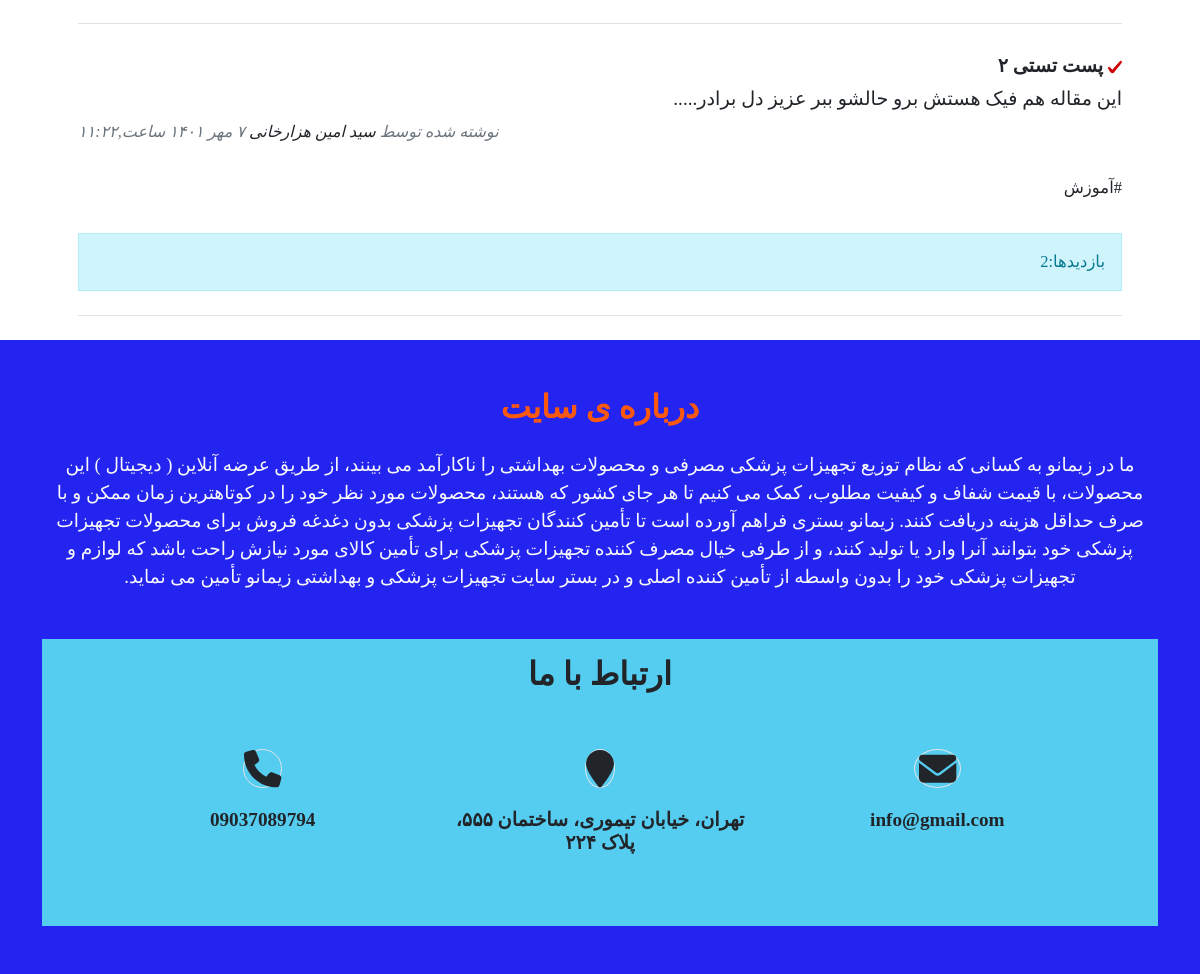
Page /author/Amin (lower part) on the earlier database version.
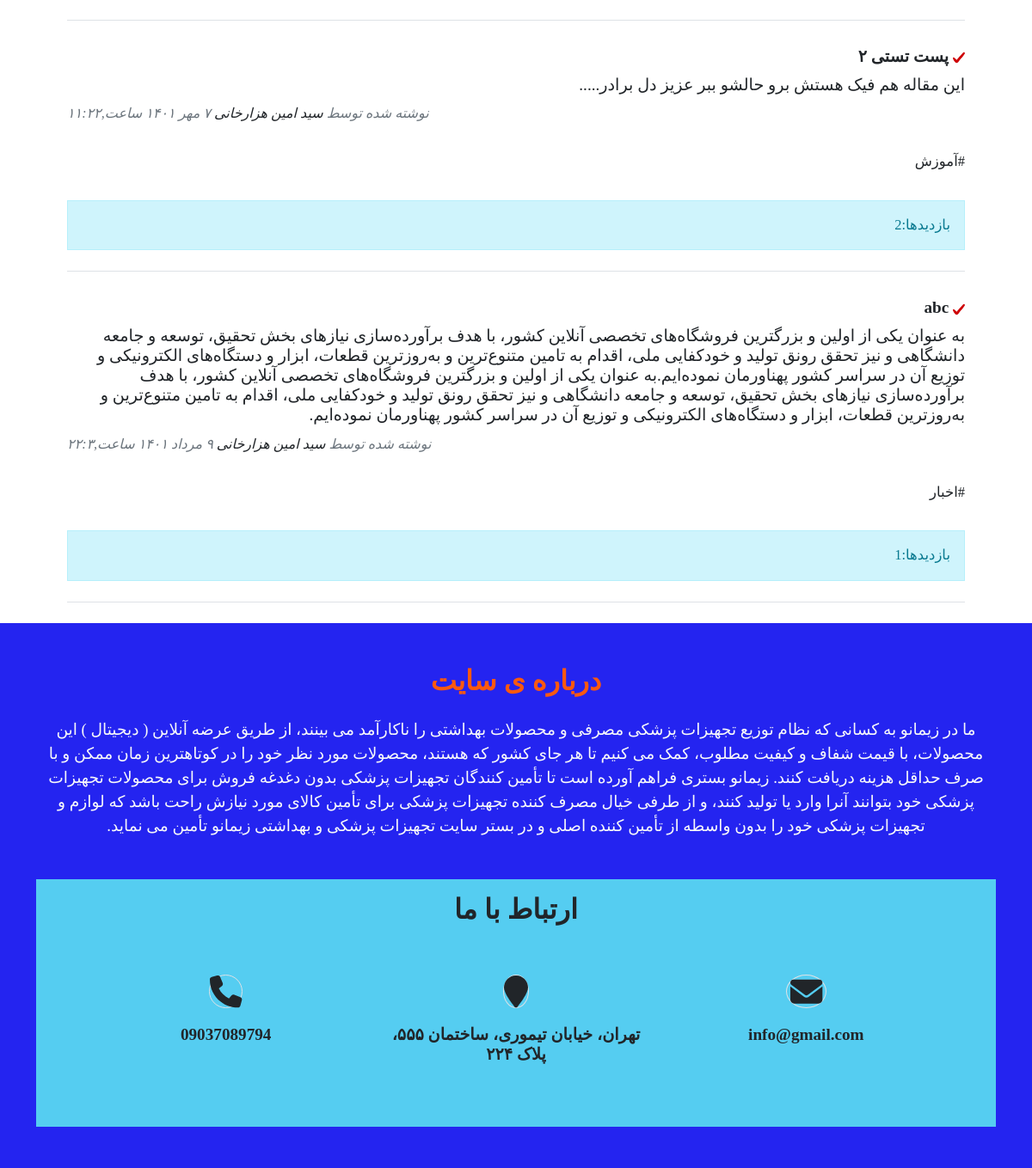
Same page on the later database version.
### blog/models.py (models this page shows, shortened)
class Article(models.Model):
    STATUS_CHOICES=(
        ('d', 'پیش نویس'),        # draft
        ('p', 'منتشرشده'),        # publish
        ('i', 'در حال بررسی'),    # investigation
        ('b', 'برگشت داده شده'),   # back
    )
    author = models.ForeignKey(User, null=True, on_delete=models.SET_NULL, related_name='articles', verbose_name="نویسنده")
    title=models.CharField(max_length=200, verbose_name='عنوان پست')
    slug=models.SlugField(max_length=100, unique=True,verbose_name='آدرس پست')
    category=models.ManyToManyField(Category, verbose_name="دسته بندی", related_name="articles")
    description=models.TextField(verbose_name='محتوا')
    thumbnail=models.ImageField(upload_to="images",verbose_name='تصویر پست')
    publish=models.DateTimeField(default=timezone.now,verbose_name='زمان انتشار')
    created=models.DateTimeField(auto_now_add=True)
    updated=models.DateTimeField(auto_now=True)
    is_special=models.BooleanField(default=False,verbose_name='پست ویژه')
    status=models.CharField(max_length=1, choices=STATUS_CHOICES,verbose_name='وضعیت')
    hits = models.ManyToManyField(IPAddress, through= "ArticleHit" ,blank=True, related_name="hits", verbose_name="بازدیدها")
    class Meta:
        verbose_name = "پست"
        verbose_name_plural = "پست ها"
        ordering=['-publish']
    def jpublish(self):
        return jalali_converter(self.publish)
    jpublish.short_description = "زمان انتشار"
    def thumbnail_tag(self):
        return format_html("<img width=100 height=75 style = 'border-radius: 13px'; src='{}'>".format(self.thumbnail.url))
    thumbnail_tag.short_description = "عکس پست"
    def category_to_str(self):
        return ", ".join([category.title for category in self.category.active()])
    category_to_str.short_description="دسته بندی"
    objects = ArticleManager()

class Category(models.Model):
    parent=models.ForeignKey('self', default=None, null=True, blank=True, on_delete=models.SET_NULL, related_name='children', verbose_name='زیر دسته')
    title=models.CharField(max_length=200, verbose_name='دسته بندی عناوین')
    slug=models.SlugField(max_length=100, unique=True,verbose_name='آدرس دسته بندی')
    status=models.BooleanField(default=True,verbose_name='آیا نمایش داده شوند؟')
    position=models.IntegerField(verbose_name='پوزیشن')
    class Meta:
        verbose_name = "دسته بندی"
        verbose_name_plural = "دسته بندی ها"
        ordering=['parent__id','position']
    objects = CategoryManager()

### account/models.py (models this page shows)
class User(AbstractUser):
    is_author = models.BooleanField(default=False, verbose_name='وضعیت نویسندگی')
    special_user = models.DateTimeField(default=timezone.now, verbose_name='کاربر ویژه تا')
    def is_special_user(self):
        if self.special_user > timezone.now():
            return True
        else:
            return False
    is_special_user.boolean = True
    is_special_user.short_description = "وضعیت کاربر ویژه"

### blog/views.py (the view)
# urls.py: path('author/<slug:username>', AuthorList.as_view(), name="author"),
class AuthorList(ListView):
    paginate_by = 10
    template_name = 'blog/author_list.html'
    def get_queryset(self):
        global author
        username = self.kwargs.get('username')
        author = get_object_or_404(User, username=username)
        return author.articles.published()
    def get_context_data(self, **kwargs):
       context = super().get_context_data(**kwargs)
       context['author'] = author
       return context

### blog/models.py (called while the page is built)
    def published(self):
        return self.filter(status='p')

    def active(self):
        return self.filter(status=True)

### blog/templatetags/base_tags.py (called while the page is built)
@register.inclusion_tag("blog/partials/category_navbar.html")
def category_navbar():
    return {
        "category": Category.objects.filter(status=True)
    }

### extensions/jalali.py (called while the page is built)
    def persian_tuple(self):
        return self.persian_year, self.persian_month, self.persian_day

### extensions/utils.py (called while the page is built)
def Persion_numbers_converter(mystr):
    numbers = {
        "0":"۰",
        "1":"۱",
        "2":"۲",
        "3":"۳",
        "4":"۴",
        "5":"۵",
        "6":"۶",
        "7":"۷",
        "8":"۸",
        "9":"۹",
    }
    for e, p in numbers.items():
        mystr = mystr.replace(e, p)
    return mystr

### templates/blog/author_list.html (shortened to what this page needs)
{% extends 'blog/list.html' %}

### templates/blog/list.html (shortened to what this page needs)
{% extends 'blog/base.html' %}
{% load static %}
{% load base_tags %}
{% block main %}
   <div class="container px-4 px-lg-5">
      <div class="row gx-4 gx-lg-5 justify-content-center">
          <div class="col-md-10 col-lg-8 col-xl-7">
            {% for article in object_list %}
                <div class="post-preview">
                 <a href="{% url 'blog:detail' article.slug %}">
                    <h2 class="post-title">
                      <span>
                      </span>
                      {{article.title}}
                    </h2>
                    <h3 class="post-subtitle">{{article.description | striptags | truncatewords:140}}</h3>
                 </a>
                 <p class="post-meta">
                     نوشته شده توسط
                     <a href="{% url 'blog:author' article.author %}">{{article.author.get_full_name}}</a>
                    {{article.jpublish}}
                 <div>
                   {% for cat in article.category.active %}
                     <a href="{% url 'blog:category' cat.slug %}">#{{cat.title}}</a>
                   {% endfor %}
                 </div>
                 </p>
                 <div class="alert alert-info"> بازدیدها:{{article.hits.count}}</div>
             </div>
             <hr class="my-4" />
             {% empty %}
                <div class="alert alert-danger">
                      متاسفانه محتوایی برای نمایش وجود ندارد برای برگشت روی لینک  <a href="{% url 'blog:home' %}" class="alert-link">بازگشت</a> کلیک کنید...
                </div>
            {% endfor %}
          </div>
      </div>
  </div>
{% endblock %}

Differences in the rows shown:
added Article: title "abc", description "به عنوان یکی از اولین و بزرگترین فروشگاه‌های تخصصی آنلاین کشور، با هدف برآورده‌سازی نیازهای بخش تحقیق، توسعه و جامعه دانشگاهی و نیز تحقق رونق تولید و خودکفایی ملی، اقدام به تامین متنوع‌ترین و به‌روز‌ترین قطعات، ابزار و دستگاه‌های الکترونیکی و توزیع آن در سراسر کشور پهناورمان نموده‌ایم.به عنوان یکی از اولین و بزرگترین فروشگاه‌های تخصصی آنلاین کشور، با هدف برآورده‌سازی نیازهای بخش تحقیق، توسعه و جامعه دانشگاهی و نیز تحقق رونق تولید و خودکفایی ملی، اقدام به تامین متنوع‌ترین و به‌روز‌ترین قطعات، ابزار و دستگاه‌های الکترونیکی و توزیع آن در سراسر کشور پهناورمان نموده‌ایم.", author.get_full_name "سید امین هزارخانی", jpublish "۹ مرداد ۱۴۰۱ ساعت,۲۲:۳", hits.count "1"
now on this page (row unchanged): Category: title "اخبار", shown under "abc"
